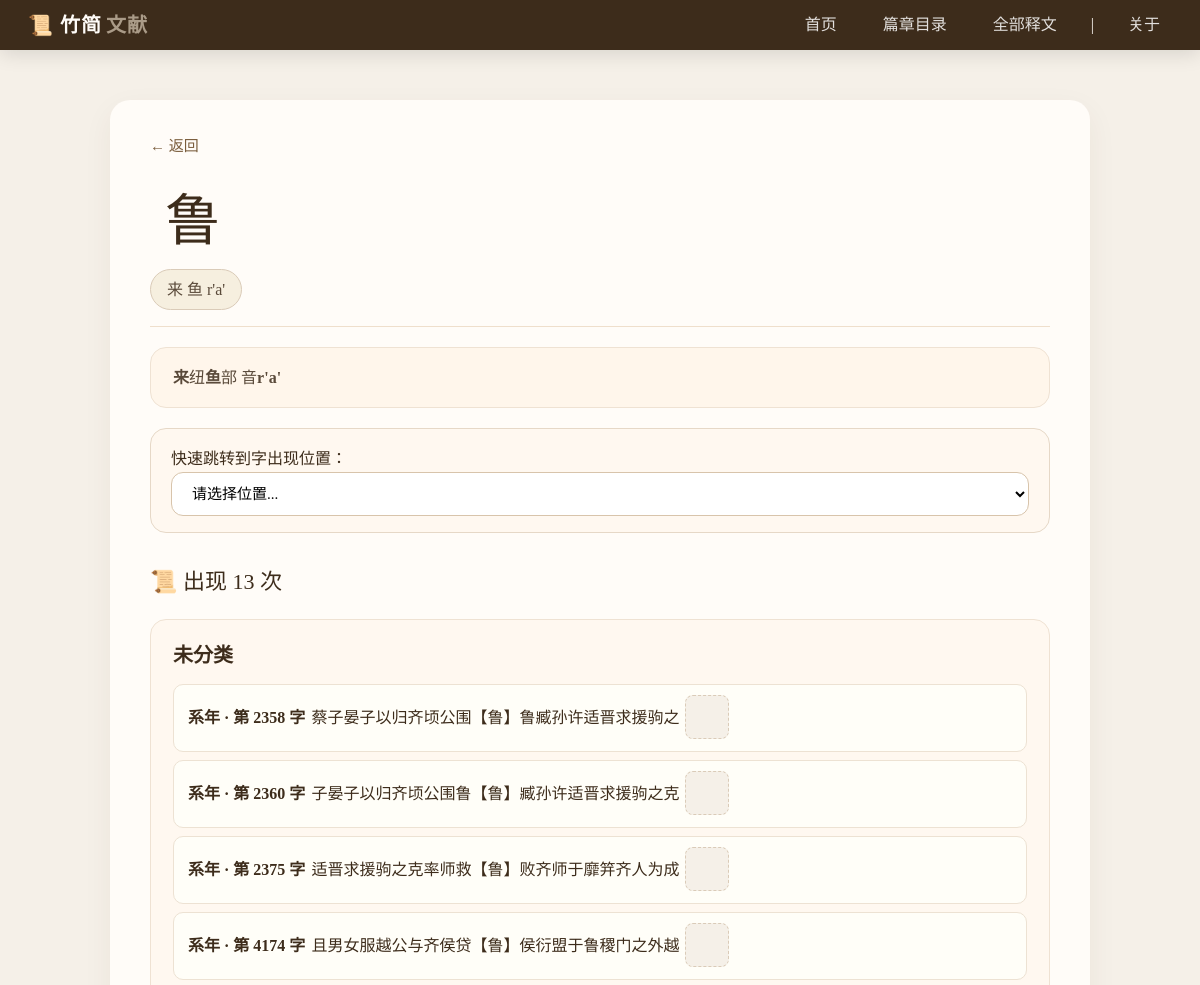
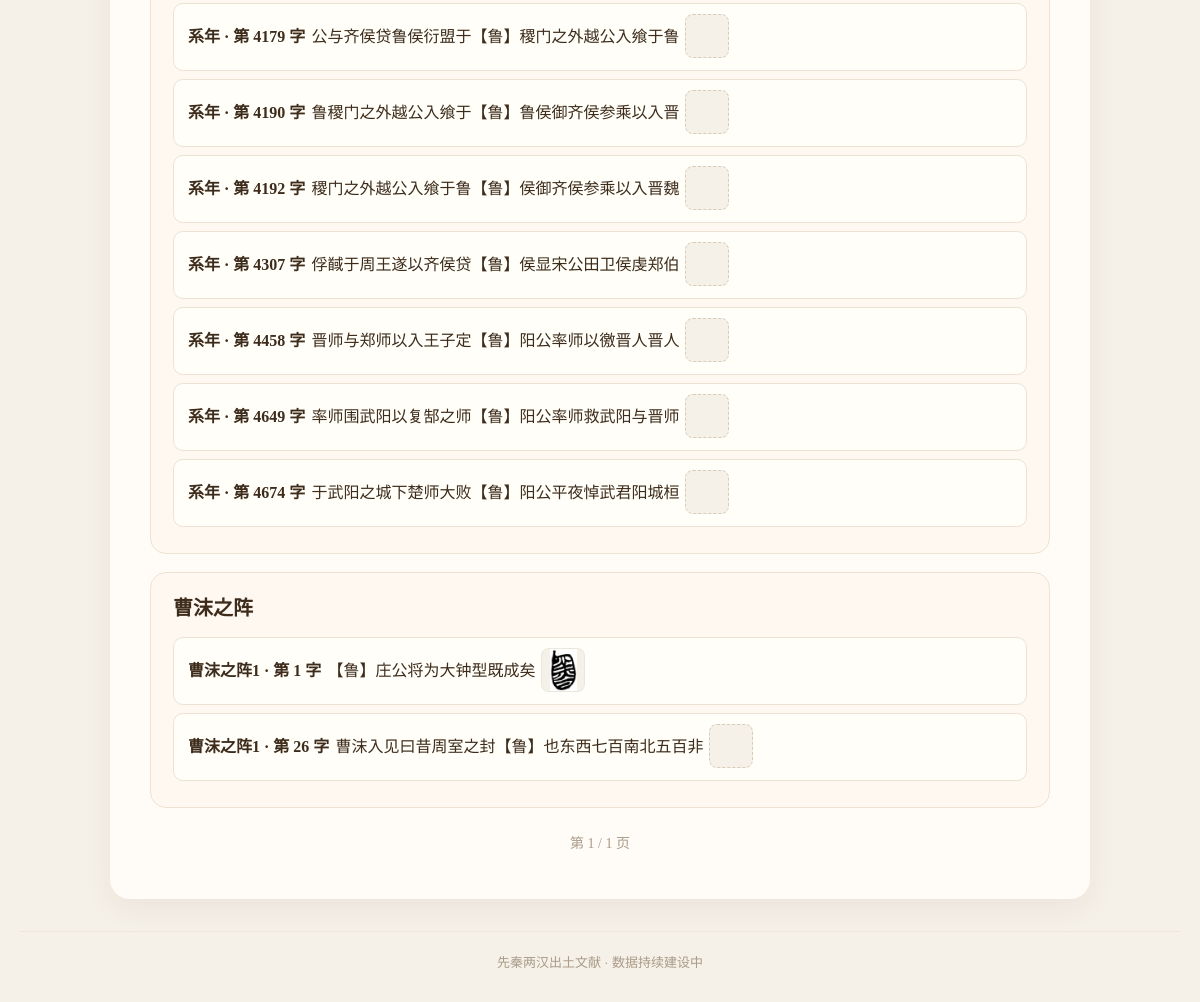
The page /character/463/ on the database its author committed (2 pictures, top to bottom).
### texts/models.py (models this page shows, shortened)
class Character(models.Model):
    glyph = models.CharField(max_length=10, unique=True, verbose_name="释读")
    initial = models.CharField(max_length=20, blank=True, verbose_name="声母")
    rhyme = models.CharField(max_length=20, blank=True, verbose_name="韵部")
    pronunciation = models.CharField(max_length=10, blank=True, verbose_name="读音")
    glyph_image = models.ImageField(upload_to='glyphs/', blank=True, null=True, verbose_name="字形图片")
    ligature_code = models.CharField(max_length=100, blank=True, verbose_name="构字式")
    meaning = models.TextField(blank=True, verbose_name="释义")
    notes = models.TextField(blank=True, verbose_name="备注")
    def get_phonetic(self):
        parts = [part for part in (self.initial, self.rhyme, self.pronunciation) if part]
        return ' '.join(parts) if parts else ''

class SlipChar(models.Model):
    slip = models.ForeignKey('SlipText', on_delete=models.CASCADE, related_name='slipchars', verbose_name="竹简")
    character = models.ForeignKey(Character, on_delete=models.CASCADE, verbose_name="字")
    position = models.IntegerField(default=0, verbose_name="位置")  # 第几个字
    class Meta:
        ordering = ['position']

class SlipText(models.Model):
    slip_id = models.CharField(max_length=50, verbose_name="简号")
    content = models.TextField(verbose_name="释文")
    chapter = models.ForeignKey('Chapter', on_delete=models.SET_NULL, related_name='slip_texts', null=True, verbose_name="篇目")
    order = models.PositiveIntegerField(default=0, verbose_name="简序")
    source = models.CharField(max_length=200, blank=True, verbose_name="出处")
    parallel_text = models.CharField(max_length=200, blank=True, verbose_name="对读")
    image = models.ImageField(upload_to='slips/', blank=True, null=True, verbose_name="图版")
    class Meta:
        ordering = ['order']

class Chapter(models.Model):
    title = models.CharField(max_length=100, unique=True, verbose_name="篇名")
    description = models.TextField(blank=True, verbose_name="篇目说明")
    slip_order = models.JSONField(
        default=list,
        blank=True,
        verbose_name="简序",
        help_text="按顺序存储该篇所有简，如 ['41', '1', '37A', '2']"
    )

class Glyph(models.Model):
    character = models.ForeignKey(
        'Character',
        on_delete=models.CASCADE,
        related_name='glyphs',
        verbose_name="所属字"
    )
    slip = models.ForeignKey(
        'SlipText',
        on_delete=models.CASCADE,
        related_name='glyphs',
        verbose_name="所在竹简"
    )
    image = models.ImageField(
        upload_to='glyphs/%Y/%m/',
        verbose_name="字形图片"
    )
    position = models.PositiveIntegerField(
        default=0,
        verbose_name="在简上的位置"
    )
    source = models.CharField(
        max_length=200,
        blank=True,
        verbose_name="图片来源"
    )
    notes = models.TextField(
        blank=True,
        verbose_name="备注"
    )
    class Meta:
        ordering = ['slip', 'position']
        unique_together = ['character', 'slip', 'position']
        verbose_name = "字形"
        verbose_name_plural = "字形"

### texts/views.py (the view)
# urls.py: path('character/<int:pk>/', views.character_detail, name='character_detail'),
def character_detail(request, pk):
    char = get_object_or_404(Character, pk=pk)
    occurrences_qs = SlipChar.objects.filter(character=char).select_related('slip__chapter').prefetch_related(
        Prefetch(
            'slip__slipchars',
            queryset=SlipChar.objects.select_related('character').order_by('position'),
            to_attr='slip_chars'
        )
    ).order_by('slip__chapter__title', 'slip__slip_id', 'position')
    for sc in occurrences_qs:
        sc.glyph_obj = char.glyphs.filter(slip=sc.slip, position=sc.position).first()
    page = request.GET.get('page', 1)
    occurrence_paginator = Paginator(occurrences_qs, 20)
    try:
        occurrence_page = occurrence_paginator.page(page)
    except PageNotAnInteger:
        occurrence_page = occurrence_paginator.page(1)
    except EmptyPage:
        occurrence_page = occurrence_paginator.page(occurrence_paginator.num_pages)
    occurrences = list(occurrence_page.object_list)
    chapter_dict = {}
    total_count = occurrences_qs.count()
    picker_groups = []
    last_chapter = None
    for row in occurrences_qs.values('slip__chapter__title', 'slip__slip_id', 'slip__pk', 'position'):
        chapter_title = row['slip__chapter__title'] or "未分类"
        if chapter_title != last_chapter:
            picker_groups.append({'chapter_title': chapter_title, 'items': []})
            last_chapter = chapter_title
        picker_groups[-1]['items'].append(row)
    for sc in occurrences:
        chapter_title = sc.slip.chapter.title if sc.slip.chapter else "未分类"
        if chapter_title not in chapter_dict:
            chapter_dict[chapter_title] = []
        char_list = getattr(sc.slip, 'slip_chars', [])
        idx = next((i for i, c in enumerate(char_list) if c.pk == sc.pk), -1)
        context_before = ''
        context_after = ''
        if idx != -1:
            before = char_list[max(0, idx-10):idx]
            context_before = ''.join([c.character.glyph for c in before])
            after = char_list[idx+1:min(len(char_list), idx+11)]
            context_after = ''.join([c.character.glyph for c in after])
        context_str = f"{context_before}【{char.glyph}】{context_after}"
        sc.context = context_str
        sc.before = context_before
        sc.after = context_after
        chapter_dict[chapter_title].append(sc)
    chapter_stats = {ch_title: len(sc_list) for ch_title, sc_list in chapter_dict.items()}
    context = {
        'char': char,
        'occurrences': occurrences,
        'chapter_dict': chapter_dict,
        'picker_groups': picker_groups,
        'total_count': total_count,
        'chapter_stats': chapter_stats,
        'occurrence_paginator': occurrence_paginator,
        'occurrence_page_obj': occurrence_page,
    }
    return render(request, 'texts/character_detail.html', context)

### texts/templates/texts/character_detail.html (shortened to what this page needs)
{% extends 'texts/base.html' %}
{% load static %}
{% block content %}
<a href="javascript:history.back()" class="back-link">← 返回</a>
<div class="char-header">
    <div>
        <h1>{{ char.glyph }}</h1>
        <div class="char-meta">
            {% if char.get_phonetic %}
            <span class="phonetic-box">{{ char.get_phonetic }}</span>
            {% endif %}
        </div>
    </div>
</div>
<div class="glyph-extra">
    <div class="glyph-grid">
        <strong>{{ char.initial|default:"—" }}</strong><span class="label">纽</span><strong>{{ char.rhyme|default:"—" }}</strong><span class="label">部</span>
        <span class="label">音</span><strong>{{ char.pronunciation|default:"—" }}</strong>
    </div>
</div>
{% if picker_groups %}
<div class="position-picker">
    <label for="position-select">快速跳转到字出现位置：</label>
    <select id="position-select" onchange="if(this.value){ window.location.href=this.value; }">
        <option value="">请选择位置...</option>
    </select>
</div>
{% endif %}
<div class="occurrence-section">
    <h2>📜 出现 {{ total_count }} 次</h2>
    {% if chapter_dict %}
    {% for chapter_title, sc_list in chapter_dict.items %}
    <div class="chapter-group">
        <h3>{{ chapter_title }} </h3>
        {% for sc in sc_list %}
        <div class="occurrence-item">
            <strong><a href="{% url 'slip_detail' pk=sc.slip.pk %}">{{ sc.slip.slip_id }} · 第 {{ sc.position }} 字</a></strong>
            <span class="context-preview">{{ sc.context }}</span>
            {% if sc.glyph_obj and sc.glyph_obj.image %}
            <img src="{{ sc.glyph_obj.image.url }}" alt="{{ sc.character.glyph }}" class="char-image">
            {% else %}
            <span class="char-placeholder"></span>
            {% endif %}
        </div>
        {% endfor %}
    </div>
    {% endfor %}
    {% if occurrence_paginator and occurrence_page_obj %}
    <div class="pagination" aria-label="出现位置分页">
        <span class="page-info">第 {{ occurrence_page_obj.number }} / {{ occurrence_paginator.num_pages }} 页</span>
    </div>
    {% endif %}
    {% else %}
    <p class="no-data">该字暂未出现在任何释文中。</p>
    {% endif %}
</div>
</div>
{% endblock %}

### texts/static/texts/css/style.css (style rules this page uses)
:root { --bg: #f5f0e8; --card: #fffcf8; --accent: #7a5d3c; --muted: #aa9b88; --dark: #3d2c1b; --glass: rgba(77, 56, 34, 0.06); --radius: 12px; --max-width: 980px; --content-gap: 18px; --font-serif: "Noto Serif SC", "KaiTi", "楷体", "STKaiti", serif; --font-sans: "Inter", "Segoe UI", system-ui, -apple-system, sans-serif; }
* { margin: 0; padding: 0; box-sizing: border-box; }
body { font-family: var(--font-serif); background-color: var(--bg); color: var(--dark); padding: 100px 20px 30px; line-height: 1.7; -webkit-font-smoothing: antialiased; -moz-osx-font-smoothing: grayscale; }
h1 { font-size: 28px; font-weight: normal; letter-spacing: 4px; color: var(--dark); border-bottom: 2px solid #dacbb8; padding-bottom: 16px; margin-bottom: 28px; text-align: center; }
h2 { font-size: 22px; font-weight: normal; color: var(--dark); margin: 24px 0 12px; }
.back-link { display: inline-block; margin-bottom: 14px; color: var(--accent); text-decoration: none; font-size: 15px; }
.char-image, .char-placeholder { width: 44px; height: 44px; display: block; margin-bottom: 2px; border-radius: 8px; object-fit: contain; background: #f5f0e8; border: 1px solid rgba(0,0,0,0.04); }
.char-placeholder { border: 1px dashed #dacbb8; }
.char-header { display: flex; flex-wrap: wrap; justify-content: space-between; align-items: flex-end; padding-bottom: 16px; border-bottom: 1px solid #efdfcc; }
.char-header h1 { font-size: 56px; letter-spacing: 6px; border: none; padding: 0; margin: 0; }
.char-meta { display: flex; flex-wrap: wrap; gap: 10px; color: #5a4a3a; font-size: 16px; }
.phonetic-box { padding: 6px 16px; border-radius: 999px; background: #f6efdf; border: 1px solid #dacbb8; }
.glyph-extra { margin-top: 20px; padding: 16px 22px; background: #fff6eb; border-radius: 16px; border: 1px solid #efe2d3; font-size: 16px; color: #5a4a3a; }
.occurrence-section { margin-top: 30px; }
.chapter-group { margin-top: 18px; padding: 18px 22px; background: #fff8f0; border-radius: 16px; border: 1px solid #efe2d3; }
.chapter-group h3 { margin-bottom: 12px; color: var(--dark); font-size: 20px; }
.position-picker { margin: 20px 0 16px; padding: 16px 20px; background: #fff8f0; border-radius: 16px; border: 1px solid #e6d8c7; }
.position-picker select { width: 100%; padding: 12px 16px; border: 1px solid #d8c4ab; border-radius: 12px; font-size: 15px; font-family: inherit; background: white; }
.pagination { display: flex; justify-content: center; gap: 12px; align-items: center; margin: 24px 0 12px; }
.page-info { color: var(--muted); font-size: 14px; }
.occurrence-item { display: flex; align-items: center; gap: 6px; padding: 10px 14px; background: #fffef8; border: 1px solid #ede2d3; border-radius: 10px; margin-bottom: 8px; }
.occurrence-item a { color: var(--dark); text-decoration: none; font-weight: 600; display: flex; align-items: center; gap: 6px; flex-wrap: wrap; }

### rows shown on the page
Character: glyph "鲁", get_phonetic "来 鱼 r'a'", initial "来", rhyme "鱼", pronunciation "r'a'"
SlipChar: chapter_title "未分类", slip.slip_id "系年", position "2358", context "蔡子晏子以归齐顷公围【鲁】鲁臧孙许适晋求援驹之"
SlipChar: slip.slip_id "系年", position "2360", context "子晏子以归齐顷公围鲁【鲁】臧孙许适晋求援驹之克"
SlipChar: slip.slip_id "系年", position "2375", context "适晋求援驹之克率师救【鲁】败齐师于靡笄齐人为成"
SlipChar: slip.slip_id "系年", position "4174", context "且男女服越公与齐侯贷【鲁】侯衍盟于鲁稷门之外越"
SlipChar: slip.slip_id "系年", position "4179", context "公与齐侯贷鲁侯衍盟于【鲁】稷门之外越公入飨于鲁"
SlipChar: slip.slip_id "系年", position "4190", context "鲁稷门之外越公入飨于【鲁】鲁侯御齐侯参乘以入晋"
SlipChar: slip.slip_id "系年", position "4192", context "稷门之外越公入飨于鲁【鲁】侯御齐侯参乘以入晋魏"
SlipChar: slip.slip_id "系年", position "4307", context "俘馘于周王遂以齐侯贷【鲁】侯显宋公田卫侯虔郑伯"
SlipChar: slip.slip_id "系年", position "4458", context "晋师与郑师以入王子定【鲁】阳公率师以徼晋人晋人"
SlipChar: slip.slip_id "系年", position "4649", context "率师围武阳以复郜之师【鲁】阳公率师救武阳与晋师"
SlipChar: slip.slip_id "系年", position "4674", context "于武阳之城下楚师大败【鲁】阳公平夜悼武君阳城桓"

### other values the page prints
{{ total_count }} "13"
{{ occurrence_page_obj.number }} "1"
{{ occurrence_paginator.num_pages }} "1"
